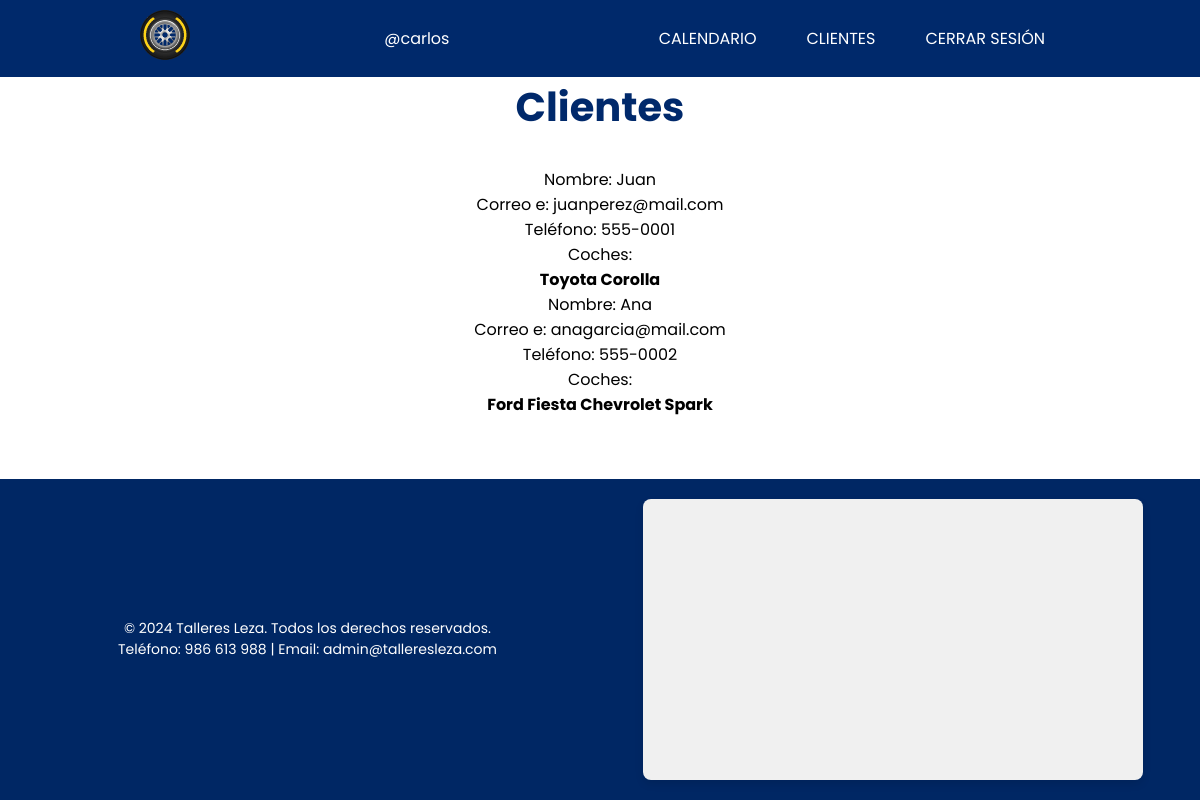
Screenshot of /clientes.php (signed in) with the database file from the repository.
### tables this page shows
CREATE TABLE usuarios (
    id_usuario INT PRIMARY KEY AUTO_INCREMENT,
    nombre VARCHAR(100) NOT NULL,
    arroba VARCHAR(100) UNIQUE NOT NULL,
    correo VARCHAR(100) NOT NULL UNIQUE,
    telefono VARCHAR(20) NOT NULL,
    id_taller INT,
    tipoUsuario INT,
    passwd VARCHAR(255) NOT NULL,
    FOREIGN KEY (id_taller) REFERENCES taller(id_taller),
    FOREIGN KEY (tipoUsuario) REFERENCES tipo_usuario(id_tipoUsuario)
);

CREATE TABLE vehiculos (
    id_vehiculo INT PRIMARY KEY AUTO_INCREMENT,
    id_usuario INT,
    modelo VARCHAR(70) NOT NULL,
    año INT NOT NULL,
    matricula VARCHAR(8) NOT NULL UNIQUE,
    kilometros INT NOT NULL,
    FOREIGN KEY (id_usuario) REFERENCES Usuarios(id_usuario)
);

### clientes.php (the view, shortened to what this page needs)
<?php
$conexion = new mysqli('localhost', 'root', '', 'gestiontaller');
$usuario = $_SESSION['usuario'];
if (isset($usuario)) {
    $getLogin = "SELECT tipoUsuario FROM usuarios WHERE arroba = '$usuario'";
    $loginResult = $conexion->query($getLogin);
    if ($loginResult->num_rows > 0) {
        $loginRow = $loginResult->fetch_assoc();
        if ($loginRow['tipoUsuario'] != 2) {
            echo "<a href='cerrarsesion.php'>Cerrar Sesion</a>";
        } else {
            $getLogin = "SELECT id_taller FROM usuarios WHERE arroba = '$usuario'";
            $loginResult = $conexion->query($getLogin);
            if ($loginResult->num_rows > 0) {
                $loginRow1 = $loginResult->fetch_assoc();
                $queryClientes = "
                        SELECT usuarios.nombre, usuarios.correo, usuarios.telefono, usuarios.id_usuario
                        FROM usuarios
                        JOIN taller ON usuarios.id_taller = taller.id_taller
                        WHERE taller.id_taller = '$loginRow1[id_taller]' AND usuarios.tipoUsuario = 1
                    ";
?>
                <!DOCTYPE html>
                <html lang="en">
                <head>
                    <link rel="stylesheet" href="./assets/css/styles.css">
                    <link rel="stylesheet" href="./assets/css/header.css" />
                    <link rel="stylesheet" href="assets/css/footer.css">
                </head>
                <body>
                    <?php include("./partials/header_taller.php") ?>
                    <h2>Clientes</h2>
                    <section class="clients">
                    <?php
                    $queryResult = $conexion->query($queryClientes);
                    if ($queryResult->num_rows > 0) {
                        while ($cliente = $queryResult->fetch_assoc()) {
                            echo '<article class="blue" >Nombre: ' . $cliente['nombre'] . '<br>';
                            echo 'Correo e: ' . $cliente['correo'] . '<br>';
                            echo 'Teléfono: ' . $cliente['telefono'] . '<br>';
                            $idUsuario = $cliente['id_usuario'];
                            $getCoches = "SELECT * FROM vehiculos WHERE id_usuario = $idUsuario";
                            $coches = $conexion->query($getCoches);
                            echo 'Coches: <br><h4>';
                            if ($coches->num_rows > 0) {
                                while ($row = $coches->fetch_assoc()) {
                                    echo '' . $row['modelo'] . '    ';
                                }
                                echo ' </h4></article>';
                            }
                        }
                    } else {
                        echo 'No se encontraron clientes afiliados al taller.';
                    }
                    ?>
                    </section>
                    <?php include("./partials/footer.php") ?>
                </body>
                </html>
<?php
            } else {
                echo "Usuario no encontrado.";
            }
        }
    }
}
?>

### partials/header_taller.php (shortened to what this page needs)
<header>
        <div class="header-container">
            <div class="logo">
                <a href="taller.php"><img src="./assets/img/fotoperfil2.png" alt="Logo del usuario" /></a>
            </div>
            <?php echo $_SESSION['usuario'];?>
            <nav class="navbar">
                <ul>
                    <li><a href="./calendar.php">Calendario</a></li>
                    <li><a href="./clientes.php">Clientes</a></li>
                    <li><a href="./cerrarsesion.php">Cerrar sesión</a></li>
                </ul>
            </nav>
        </div>
    </header>

### partials/footer.php (shortened to what this page needs)
<footer>
        <div class="footer-info">
            <div>
                <p>&copy; 2024 Talleres Leza. Todos los derechos reservados.</p>
                <p>Teléfono: 986 613 988 | Email: admin@talleresleza.com</p>
            </div>
            <div class="map-container">
                <div class="iframe-wrapper">
                    <div class="iframe-container">
                        <iframe
                            src="https://www.google.com/maps/embed?pb=!1m18!1m12!1m3!1d1484.8710033392322!2d-8.857167929291542!3d41.898405227357316!2m3!1f0!2f0!3f0!3m2!1i1024!2i768!4f13.1!3m3!1m2!1s0xd25ea9f6bf0c891%3A0xe925df999a58dcd3!2sTalleres%20Leza!5e0!3m2!1ses!2ses!4v1731000552565!5m2!1ses!2ses"
                            style="border: 0"
                            allowfullscreen=""
                            loading="lazy"
                        ></iframe>
                    </div>
                </div>
            </div>
        </div>
    </footer>

### assets/css/styles.css (style rules this page uses)
*, :root { margin: 0; padding: 0; box-sizing: border-box; font-family: "Poppins", sans-serif; }
html { min-height: 100%; position: relative; }
body { display: flex; flex-direction: column; min-height: 100vh; margin: 0; }
h2 { font-size: 2.5rem; text-align: center; margin-bottom: 30px; color: #00296b; font-weight: bold; }
section { text-align: center; }

### assets/css/header.css (style rules this page uses)
header { background-color: #00296b; color: white; padding: 10px 0; position: relative; }
.header-container { max-width: 80%; margin: 0 auto; display: flex; justify-content: space-between; align-items: center; align-content:center; padding: 0 20px; }
.logo img { height: 50px; width: auto; }
.navbar ul { list-style-type: none; display: flex; gap: 20px; }
.navbar ul li { position: relative; }
.navbar ul li a { text-decoration: none; color: white; font-size: 16px; text-transform: uppercase; padding: 10px 15px; display: block; transition: background-color 0.3s ease; border-radius: 5px; }

### assets/css/footer.css (style rules this page uses)
footer { width: 100%; padding: 0; display: block; margin-top: auto; }
.footer-info { background-color: #002764; display: grid; grid-template-columns: 1fr 1fr; gap: 10px; padding: 20px; color: white; font-size: 14px; }
.map-container { display: flex; justify-content: center; align-items: center; }
.footer-info > div:first-child { display: flex; flex-direction: column; justify-content: center; align-items: center; text-align: center; }
.iframe-wrapper { border-radius: 8px; overflow: hidden; box-shadow: 0 4px 8px rgba(0, 0, 0, 0.1); width: 100%; max-width: 500px; }
.iframe-container { position: relative; width: 100%; padding-bottom: 56.25%; overflow: hidden; background-color: #f0f0f0; }
.iframe-container iframe { position: absolute; top: 0; left: 0; width: 100%; height: 100%; }

### rows the page displays
usuarios: nombre "Juan", correo "juanperez@mail.com", telefono "555-0001"
vehiculos: modelo "Toyota Corolla"
usuarios: nombre "Ana", correo "anagarcia@mail.com", telefono "555-0002"
vehiculos: modelo "Ford Fiesta"
vehiculos: modelo "Chevrolet Spark"

### other values shown
$_SESSION['usuario'] "@carlos"
